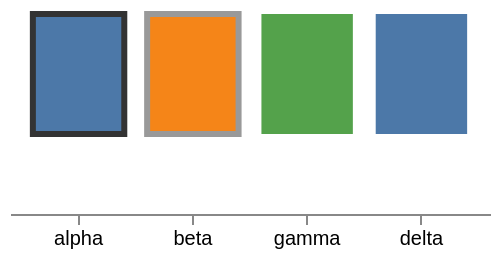

The Vega-Lite source for this figure:
### Vega specification from a JSON file in a GitHub repository (floating-point values rounded to 4 significant figures)
{"$schema": "https://vega.github.io/schema/vega/v6.json", "description": "domainImplicit lets an ordinal value nobody declared join the domain instead of being unknown. The declared domain here is two values and the data has four, so the last two take the range entries after them — and the fourth wraps. The stroke uses the same scale without it, and simply has no colour for those two.", "width": 240, "height": 100, "padding": 5, "background": "white", "data": [{"name": "t", "values": [{"c": "alpha"}, {"c": "beta"}, {"c": "gamma"}, {"c": "delta"}]}], "scales": [{"name": "x", "type": "band", "domain": {"data": "t", "field": "c"}, "range": "width", "padding": 0.2}, {"name": "grows", "type": "ordinal", "domain": ["alpha", "beta"], "range": ["#4c78a8", "#f58518", "#54a24b"], "domainImplicit": true}, {"name": "declared", "type": "ordinal", "domain": ["alpha", "beta"], "range": ["#333333", "#999999", "#cccccc"]}], "axes": [{"orient": "bottom", "scale": "x"}], "marks": [{"type": "rect", "from": {"data": "t"}, "encode": {"enter": {"x": {"scale": "x", "field": "c"}, "width": {"scale": "x", "band": 1}, "y": {"value": 0}, "height": {"value": 60}, "fill": {"scale": "grows", "field": "c"}, "stroke": {"scale": "declared", "field": "c"}, "strokeWidth": {"value": 3}}}}]}
